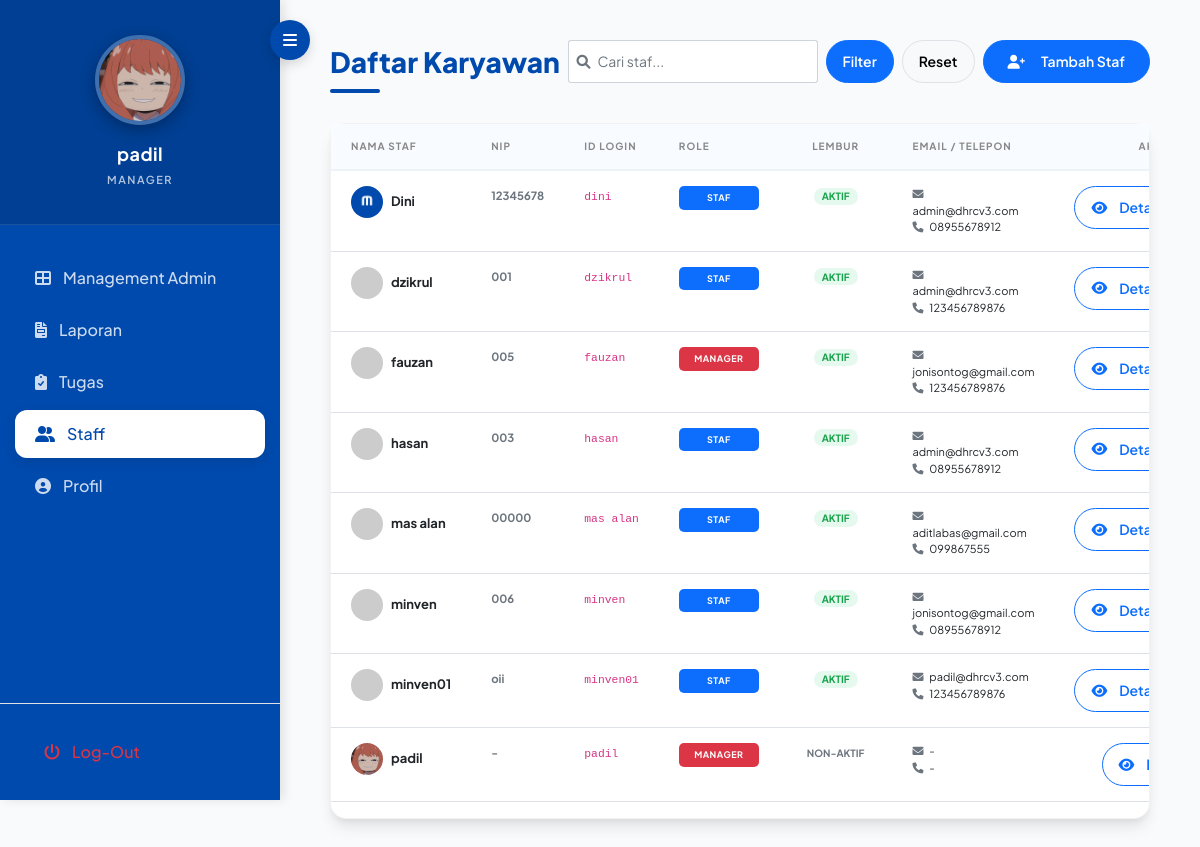
Page /staf_detail.php (signed in) on the committed database.
### tables this page shows
CREATE TABLE `users` (
  `id` int(11) NOT NULL,
  `absen_id` varchar(50) NOT NULL,
  `nama` varchar(100) NOT NULL,
  `nip` varchar(30) DEFAULT NULL,
  `password` varchar(255) NOT NULL,
  `role` enum('staf','manager') DEFAULT 'staf',
  `can_overtime` tinyint(1) DEFAULT 0,
  `created_at` timestamp NOT NULL DEFAULT current_timestamp(),
  `email` varchar(100) DEFAULT NULL,
  `telepon` varchar(20) DEFAULT NULL,
  `alamat` text DEFAULT NULL,
  `foto` varchar(255) DEFAULT NULL
);

### staf_detail.php (the view, shortened to what this page needs)
<?php
require_once 'config_safe.php';
$role = $_SESSION['role'];
$user_id = $_GET['user_id'] ?? null;
$view = $_GET['view'] ?? 'detail';
$logged_user_id = $_SESSION['user_id'];
$stmt_user = $pdo->prepare("SELECT * FROM users WHERE id = ?");
$stmt_user->execute([$logged_user_id]);
$user = $stmt_user->fetch();
if (!$user_id && $role == 'manager') {
    $view = 'list';
}
if ($view == 'list' && $role == 'manager') {
    $search = $_GET['search'] ?? '';
    $sort = $_GET['sort'] ?? 'nama_asc';
    $query = "SELECT * FROM users";
    $params = [];
    switch ($sort) {
        case 'nama_asc': $query .= " ORDER BY nama ASC"; break;
    }
    $stmt = $pdo->prepare($query);
    $stmt->execute($params);
    $all_staf = $stmt->fetchAll();
}
?>
<!DOCTYPE html>
<html lang="id">
<head>
    <link href="https://cdn.jsdelivr.net/npm/bootstrap@5.1.3/dist/css/bootstrap.min.css" rel="stylesheet">
    <link href="https://cdnjs.cloudflare.com/ajax/libs/font-awesome/6.0.0/css/all.min.css" rel="stylesheet">
</head>
<body>
    <button class="sidebar-toggle" id="sidebarToggle">
          <i class="fas fa-bars"></i>
    </button>
    <div class="sidebar" id="sidebar">
        <div class="profile-section">
            <?php
            $sidebar_foto = (isset($user['foto']) && $user['foto']) ? 'uploads/profiles/'.$user['foto'] : 'https://ui-avatars.com/api/?name='.urlencode($_SESSION['nama']).'&background=fff&color=004AAD&size=128';
            ?>
            <img src="<?php echo $sidebar_foto; ?>" class="sidebar-avatar" alt="Profile">
            <p class="profile-name"><?php echo strtolower(explode(' ', $_SESSION['nama'])[0]); ?></p>
            <span class="profile-role"><?php echo strtoupper($_SESSION['role']); ?></span>
        </div>
        <nav class="nav-menu">
            <?php if ($_SESSION['role'] == 'manager'): ?>
                <a href="admin_dashboard.php" class="nav-item">
                    <i class="fas fa-th-large"></i> Management Admin
                </a>
                <a href="laporan.php" class="nav-item">
                    <i class="fas fa-file-invoice"></i> Laporan
                </a>
                <a href="tasklist.php" class="nav-item">
                    <i class="fas fa-clipboard-check"></i> Tugas
                </a>
                <a href="staf_detail.php?view=list" class="nav-item active">
                    <i class="fas fa-user-friends"></i> Staff
                </a>
            <?php endif; ?>
            <a href="profile.php" class="nav-item">
                <i class="fas fa-user-circle"></i> Profil
            </a>
        </nav>
      <div class="mt-auto p-4 border-top border-white-10">
            <a href="logout.php" class="nav-item m-0 rounded text-danger bg-danger-light" onclick="return confirm('Apakah Anda yakin ingin keluar dari aplikasi?')">
                <i class="fas fa-power-off"></i> Log-Out
            </a>
        </div>
    </div>
    <div class="main-content" id="mainContent">
        <?php if ($view == 'list'): ?>
            <div class="page-header">
                <h2 class="page-title">Daftar Karyawan</h2>
                <div class="d-flex gap-2 align-items-center">
                    <form method="GET" class="d-flex gap-2">
                        <div class="input-group input-group-sm" style="width: 250px;">
                            <span class="input-group-text bg-white border-end-0"><i class="fas fa-search text-muted"></i></span>
                            <input type="text" name="search" class="form-control border-start-0 ps-0" placeholder="Cari staf..." value="<?php echo htmlspecialchars($search ?? ''); ?>">
                        </div>
                        <button type="submit" class="btn btn-sm btn-primary btn-pill px-3">Filter</button>
                        <a href="staf_detail.php?view=list" class="btn btn-sm btn-light btn-pill border px-3">Reset</a>
                    </form>
                    <?php if ($role == 'manager'): ?>
                    <button class="btn btn-primary btn-sm btn-pill px-4" data-bs-toggle="modal" data-bs-target="#addUserModal">
                        <i class="fas fa-user-plus me-2"></i> Tambah Staf
                    </button>
                    <?php endif; ?>
                </div>
            </div>
            <div class="content-card">
                <div class="table-responsive">
                    <table class="table table-custom">
                        <thead>
                            <tr>
                                <th>Nama Staf</th>
                                <th>NIP</th>
                                <th>ID Login</th>
                                <th>Role</th>
                                <th class="text-center">Lembur</th>
                                <th>Email / Telepon</th>
                                <th class="text-center">Aksi</th>
                            </tr>
                        </thead>
                        <tbody>
                            <?php foreach ($all_staf as $s): ?>
                            <tr>
                                <td>
                                    <div class="d-flex align-items-center">
                                        <img src="<?php echo $s['foto'] ? 'uploads/profiles/'.$s['foto'] : 'https://ui-avatars.com/api/?name='.urlencode($s['nama']).'&background=random&size=32'; ?>"
                                             class="rounded-circle me-2" style="width: 32px; height: 32px; object-fit: cover;">
                                        <span class="fw-bold"><?php echo htmlspecialchars($s['nama']); ?></span>
                                    </div>
                                </td>
                                <td><small class="text-muted fw-bold"><?php echo htmlspecialchars($s['nip'] ?? '-'); ?></small></td>
                                <td><code><?php echo htmlspecialchars($s['absen_id']); ?></code></td>
                                <td>
                                    <span class="badge-custom <?php echo $s['role'] == 'manager' ? 'bg-danger' : 'bg-primary'; ?> text-white">
                                        <?php echo strtoupper($s['role']); ?>
                                    </span>
                                </td>
                                <td class="text-center">
                                    <?php if ($s['can_overtime']): ?>
                                        <span class="badge bg-soft-success text-success rounded-pill px-2" style="font-size: 10px;">AKTIF</span>
                                    <?php else: ?>
                                        <span class="badge bg-soft-secondary text-muted rounded-pill px-2" style="font-size: 10px;">NON-AKTIF</span>
                                    <?php endif; ?>
                                </td>
                                <td>
                                    <div style="font-size: 11px;">
                                        <i class="fas fa-envelope me-1 text-muted"></i> <?php echo $s['email'] ?: '-'; ?><br>
                                        <i class="fas fa-phone me-1 text-muted"></i> <?php echo $s['telepon'] ?: '-'; ?>
                                    </div>
                                </td>
                                <td class="text-center">
                                    <div class="d-flex gap-2 justify-content-center">
                                        <a href="staf_detail.php?user_id=<?php echo $s['id']; ?>" class="btn btn-sm btn-outline-primary rounded-pill px-3">
                                            <i class="fas fa-eye me-1"></i> Detail
                                        </a>
                                    </div>
                                </td>
                            </tr>
                            <?php endforeach; ?>
                        </tbody>
                    </table>
                </div>
            </div>
        <?php endif;  ?>
    </div>
</body>
</html>

### staf_detail.php (style rules this page uses)
:root { --primary-color: #004AAD; --secondary-color: #64748b; --success-color: #10b981; --danger-color: #ef4444; --warning-color: #f59e0b; --info-color: #3b82f6; --accent-color: #8b5cf6; --light-bg: #f8fafc; --sidebar-width: 280px; --transition-speed: 0.3s; --card-shadow: 0 10px 15px -3px rgba(0, 0, 0, 0.1), 0 4px 6px -2px rgba(0, 0, 0, 0.05); --card-radius: 16px; }
body { font-family: 'Plus Jakarta Sans', sans-serif; background-color: var(--light-bg); margin: 0; display: flex; color: #1e293b; min-height: 100vh; overflow-x: hidden; -webkit-font-smoothing: antialiased; }
.sidebar { width: var(--sidebar-width); background: #004AAD; color: white; height: 100vh; position: fixed; left: 0; top: 0; transition: all 0.3s cubic-bezier(0.4, 0, 0.2, 1); z-index: 1000; display: flex; flex-direction: column; box-shadow: 4px 0 10px rgba(0,0,0,0.1); }
.profile-section { padding: 35px 25px; background: rgba(0,0,0,0.15); border-bottom: 1px solid rgba(255,255,255,0.1); text-align: center; }
.sidebar-avatar { width: 90px; height: 90px; border-radius: 50%; border: 4px solid rgba(255,255,255,0.25); margin-bottom: 15px; object-fit: cover; box-shadow: 0 5px 15px rgba(0,0,0,0.3); transition: all 0.3s ease; }
.profile-name { font-size: 18px; font-weight: 700; margin: 0; letter-spacing: 0.5px; color: white; }
.profile-role { font-size: 11px; text-transform: uppercase; color: rgba(255,255,255,0.7); letter-spacing: 1.5px; margin-top: 5px; display: block; font-weight: 600; }
.bg-soft-success { background-color: rgba(46, 204, 113, 0.12) !important; color: #16a34a !important; }
.nav-menu { padding: 25px 0; flex-grow: 1; }
.nav-item { padding: 12px 20px; color: rgba(255, 255, 255, 0.8); text-decoration: none; display: flex; align-items: center; gap: 12px; transition: all 0.2s ease; margin: 4px 15px; border-radius: 12px; font-weight: 500; }
.sidebar-toggle { position: fixed; left: 255px; top: 20px; z-index: 1001; background: white; color: var(--primary-color); border: none; border-radius: 50%; width: 40px; height: 40px; display: flex; align-items: center; justify-content: center; cursor: pointer; box-shadow: 0 4px 12px rgba(0,0,0,0.15); transition: all 0.3s cubic-bezier(0.4, 0, 0.2, 1); }
.sidebar { transition: transform 0.3s ease; }
.nav-item.active { background: white !important; color: var(--primary-color) !important; box-shadow: 0 4px 12px rgba(0,0,0,0.1); }
.main-content { margin-left: var(--sidebar-width); flex-grow: 1; padding: 40px 50px; max-width: calc(100vw - var(--sidebar-width)); }
.page-header { display: flex; justify-content: space-between; align-items: center; margin-bottom: 40px; }
.page-title { color: var(--primary-color); font-weight: 800; margin: 0; font-size: 28px; position: relative; }
.page-title::after { content: ''; position: absolute; bottom: -15px; left: 0; width: 50px; height: 4px; background: var(--primary-color); border-radius: 2px; }
.content-card { background: white; border: none; border-radius: var(--card-radius); box-shadow: var(--card-shadow); margin-bottom: 30px; transition: transform 0.3s ease; }
.badge-custom { padding: 5px 10px; border-radius: 5px; font-size: 9px; font-weight: 700; text-transform: uppercase; letter-spacing: 0.5px; display: inline-block; min-width: 80px; text-align: center; }
.table-custom thead th { background-color: #f8fbff; color: #888; font-weight: 700; font-size: 10px; text-transform: uppercase; letter-spacing: 1px; border-bottom: 2px solid #edf2f9; padding: 15px 20px; }
.table-custom tbody td { padding: 15px 20px; font-size: 13px; }
.content-card { border: 1px solid rgba(0,0,0,0.05); }
.btn { border-radius: 50px; padding: 10px 24px; font-weight: 600; transition: all 0.3s ease; display: inline-flex; align-items: center; gap: 8px; }
.sidebar-toggle { position: fixed; left: 270px; top: 20px; z-index: 1001; background: var(--primary-color); color: white; border: none; border-radius: 50%; width: 40px; height: 40px; display: flex; align-items: center; justify-content: center; cursor: pointer; box-shadow: 0 4px 12px rgba(0,0,0,0.15); transition: all 0.3s cubic-bezier(0.4, 0, 0.2, 1); }
.sidebar, .main-content, .table-responsive { -webkit-overflow-scrolling: touch; }

### rows in the picture
users: foto (picture), nama "padil", nip "-", absen "padil", role "MANAGER", can_overtime "NON-AKTIF", email "-", telepon "-"
users: foto (picture), nama "Dini", nip "12345678", absen "dini", role "STAF", can_overtime "AKTIF", email "admin@dhrcv3.com", telepon "08955678912"
users: nama "dzikrul", nip "001", absen "dzikrul", role "STAF", can_overtime "AKTIF", email "admin@dhrcv3.com", telepon "123456789876"
users: nama "fauzan", nip "005", absen "fauzan", role "MANAGER", can_overtime "AKTIF", email "jonisontog@gmail.com", telepon "123456789876"
users: nama "hasan", nip "003", absen "hasan", role "STAF", can_overtime "AKTIF", email "admin@dhrcv3.com", telepon "08955678912"
users: nama "mas alan", nip "00000", absen "mas alan", role "STAF", can_overtime "AKTIF", email "aditlabas@gmail.com", telepon "099867555"
users: nama "minven", nip "006", absen "minven", role "STAF", can_overtime "AKTIF", email "jonisontog@gmail.com", telepon "08955678912"
users: nama "minven01", nip "oii", absen "minven01", role "STAF", can_overtime "AKTIF", email "padil@dhrcv3.com", telepon "123456789876"

### other values in the picture
explode(' ', $_SESSION['nama'])[0] "padil"
$_SESSION['role'] "MANAGER"
